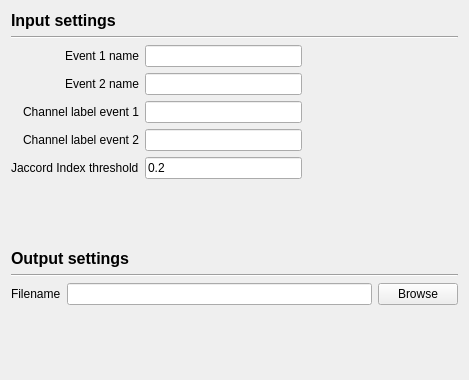
<?xml version="1.0" encoding="UTF-8"?>
<ui version="4.0">
 <class>PerformanceByEventSettingsView</class>
 <widget class="QWidget" name="PerformanceByEventSettingsView">
  <property name="geometry">
   <rect>
    <x>0</x>
    <y>0</y>
    <width>469</width>
    <height>380</height>
   </rect>
  </property>
  <property name="windowTitle">
   <string>Form</string>
  </property>
  <layout class="QVBoxLayout" name="verticalLayout_3">
   <item>
    <layout class="QVBoxLayout" name="verticalLayout_2">
     <item>
      <widget class="QLabel" name="label_5">
       <property name="font">
        <font>
         <pointsize>12</pointsize>
         <weight>75</weight>
         <bold>true</bold>
        </font>
       </property>
       <property name="text">
        <string>Input settings</string>
       </property>
      </widget>
     </item>
     <item>
      <widget class="Line" name="line_2">
       <property name="orientation">
        <enum>Qt::Horizontal</enum>
       </property>
      </widget>
     </item>
     <item>
      <layout class="QVBoxLayout" name="verticalLayout">
       <item>
        <layout class="QGridLayout" name="gridLayout">
         <item row="1" column="2">
          <spacer name="horizontalSpacer_2">
           <property name="orientation">
            <enum>Qt::Horizontal</enum>
           </property>
           <property name="sizeHint" stdset="0">
            <size>
             <width>40</width>
             <height>20</height>
            </size>
           </property>
          </spacer>
         </item>
         <item row="4" column="1">
          <widget class="QLineEdit" name="jaccord_lineEdit">
           <property name="toolTip">
            <string>Enter the Jaccord index (similarity) threshold (from 0 et 1) to mark an event as valid.</string>
           </property>
           <property name="text">
            <string>0.2</string>
           </property>
          </widget>
         </item>
         <item row="2" column="0">
          <widget class="QLabel" name="chan_label">
           <property name="layoutDirection">
            <enum>Qt::LeftToRight</enum>
           </property>
           <property name="text">
            <string>Channel label event 1</string>
           </property>
           <property name="alignment">
            <set>Qt::AlignRight|Qt::AlignTrailing|Qt::AlignVCenter</set>
           </property>
          </widget>
         </item>
         <item row="0" column="1">
          <widget class="QLineEdit" name="event1_name_lineedit">
           <property name="toolTip">
            <string>Enter the event label to evaluate.</string>
           </property>
          </widget>
         </item>
         <item row="1" column="1">
          <widget class="QLineEdit" name="event2_name_lineedit">
           <property name="toolTip">
            <string>Enter the event label to evaluate.</string>
           </property>
          </widget>
         </item>
         <item row="2" column="1">
          <widget class="QLineEdit" name="channel1_lineedit">
           <property name="toolTip">
            <string>Enter the channel to filter events 1 to evaluate.  Let it empty to compare the events from all channels.</string>
           </property>
          </widget>
         </item>
         <item row="0" column="0">
          <widget class="QLabel" name="label">
           <property name="layoutDirection">
            <enum>Qt::LeftToRight</enum>
           </property>
           <property name="text">
            <string>Event 1 name</string>
           </property>
           <property name="alignment">
            <set>Qt::AlignRight|Qt::AlignTrailing|Qt::AlignVCenter</set>
           </property>
          </widget>
         </item>
         <item row="4" column="0">
          <widget class="QLabel" name="label_6">
           <property name="text">
            <string>Jaccord Index threshold</string>
           </property>
          </widget>
         </item>
         <item row="2" column="2">
          <spacer name="horizontalSpacer_3">
           <property name="orientation">
            <enum>Qt::Horizontal</enum>
           </property>
           <property name="sizeHint" stdset="0">
            <size>
             <width>40</width>
             <height>20</height>
            </size>
           </property>
          </spacer>
         </item>
         <item row="1" column="0">
          <widget class="QLabel" name="label_2">
           <property name="layoutDirection">
            <enum>Qt::LeftToRight</enum>
           </property>
           <property name="text">
            <string>Event 2 name</string>
           </property>
           <property name="alignment">
            <set>Qt::AlignRight|Qt::AlignTrailing|Qt::AlignVCenter</set>
           </property>
          </widget>
         </item>
         <item row="4" column="2">
          <spacer name="horizontalSpacer_4">
           <property name="orientation">
            <enum>Qt::Horizontal</enum>
           </property>
           <property name="sizeHint" stdset="0">
            <size>
             <width>40</width>
             <height>20</height>
            </size>
           </property>
          </spacer>
         </item>
         <item row="0" column="2">
          <spacer name="horizontalSpacer">
           <property name="orientation">
            <enum>Qt::Horizontal</enum>
           </property>
           <property name="sizeHint" stdset="0">
            <size>
             <width>40</width>
             <height>20</height>
            </size>
           </property>
          </spacer>
         </item>
         <item row="3" column="0">
          <widget class="QLabel" name="label_7">
           <property name="text">
            <string>Channel label event 2</string>
           </property>
           <property name="alignment">
            <set>Qt::AlignRight|Qt::AlignTrailing|Qt::AlignVCenter</set>
           </property>
          </widget>
         </item>
         <item row="3" column="1">
          <widget class="QLineEdit" name="channel2_lineedit">
           <property name="toolTip">
            <string>Enter the channel to filter events 2 to evaluate.  Let it empty to compare the events from all channels.</string>
           </property>
          </widget>
         </item>
         <item row="3" column="2">
          <spacer name="horizontalSpacer_5">
           <property name="orientation">
            <enum>Qt::Horizontal</enum>
           </property>
           <property name="sizeHint" stdset="0">
            <size>
             <width>40</width>
             <height>20</height>
            </size>
           </property>
          </spacer>
         </item>
        </layout>
       </item>
      </layout>
     </item>
     <item>
      <spacer name="verticalSpacer_2">
       <property name="orientation">
        <enum>Qt::Vertical</enum>
       </property>
       <property name="sizeHint" stdset="0">
        <size>
         <width>20</width>
         <height>40</height>
        </size>
       </property>
      </spacer>
     </item>
     <item>
      <widget class="QLabel" name="label_4">
       <property name="font">
        <font>
         <pointsize>12</pointsize>
         <weight>75</weight>
         <bold>true</bold>
        </font>
       </property>
       <property name="text">
        <string>Output settings</string>
       </property>
      </widget>
     </item>
     <item>
      <widget class="Line" name="line">
       <property name="orientation">
        <enum>Qt::Horizontal</enum>
       </property>
      </widget>
     </item>
     <item>
      <layout class="QHBoxLayout" name="horizontalLayout">
       <item>
        <widget class="QLabel" name="label_3">
         <property name="text">
          <string>Filename</string>
         </property>
        </widget>
       </item>
       <item>
        <widget class="QLineEdit" name="filename_lineEdit">
         <property name="toolTip">
          <string>Filename to save performance evaluation. </string>
         </property>
        </widget>
       </item>
       <item>
        <widget class="QPushButton" name="browse_pushButton">
         <property name="text">
          <string>Browse</string>
         </property>
        </widget>
       </item>
      </layout>
     </item>
     <item>
      <spacer name="verticalSpacer">
       <property name="orientation">
        <enum>Qt::Vertical</enum>
       </property>
       <property name="sizeHint" stdset="0">
        <size>
         <width>20</width>
         <height>40</height>
        </size>
       </property>
      </spacer>
     </item>
    </layout>
   </item>
  </layout>
 </widget>
 <resources/>
 <connections>
  <connection>
   <sender>browse_pushButton</sender>
   <signal>clicked()</signal>
   <receiver>PerformanceByEventSettingsView</receiver>
   <slot>on_choose()</slot>
   <hints>
    <hint type="sourcelabel">
     <x>363</x>
     <y>220</y>
    </hint>
    <hint type="destinationlabel">
     <x>205</x>
     <y>147</y>
    </hint>
   </hints>
  </connection>
 </connections>
 <slots>
  <slot>on_choose()</slot>
  <slot>on_input_format_changed()</slot>
 </slots>
</ui>
